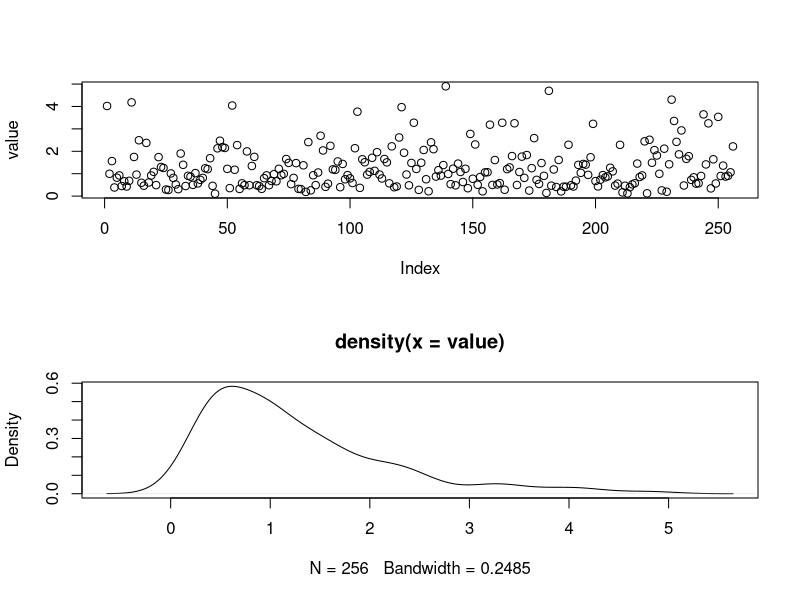

This chart was generated by the following R code:
# 乱数の分布クラスを使用した結果の出力を、図に変換するRスクリプト

# png形式で出力する
png("fisher_f_distribution.png")

# TSV形式になっている乱数の出力データを読み込む
x <- read.table("fisher_f_distribution.tsv")

# 1列目だけを抜き出す
value = x$V1

# ｸﾞﾗﾌを縦に2つ
par(mfrow=c(2, 1))

# 1つ目：データをプロットとして出力
plot(value)

# 2つ目：密度をプロットとして出力
plot(density(value))
